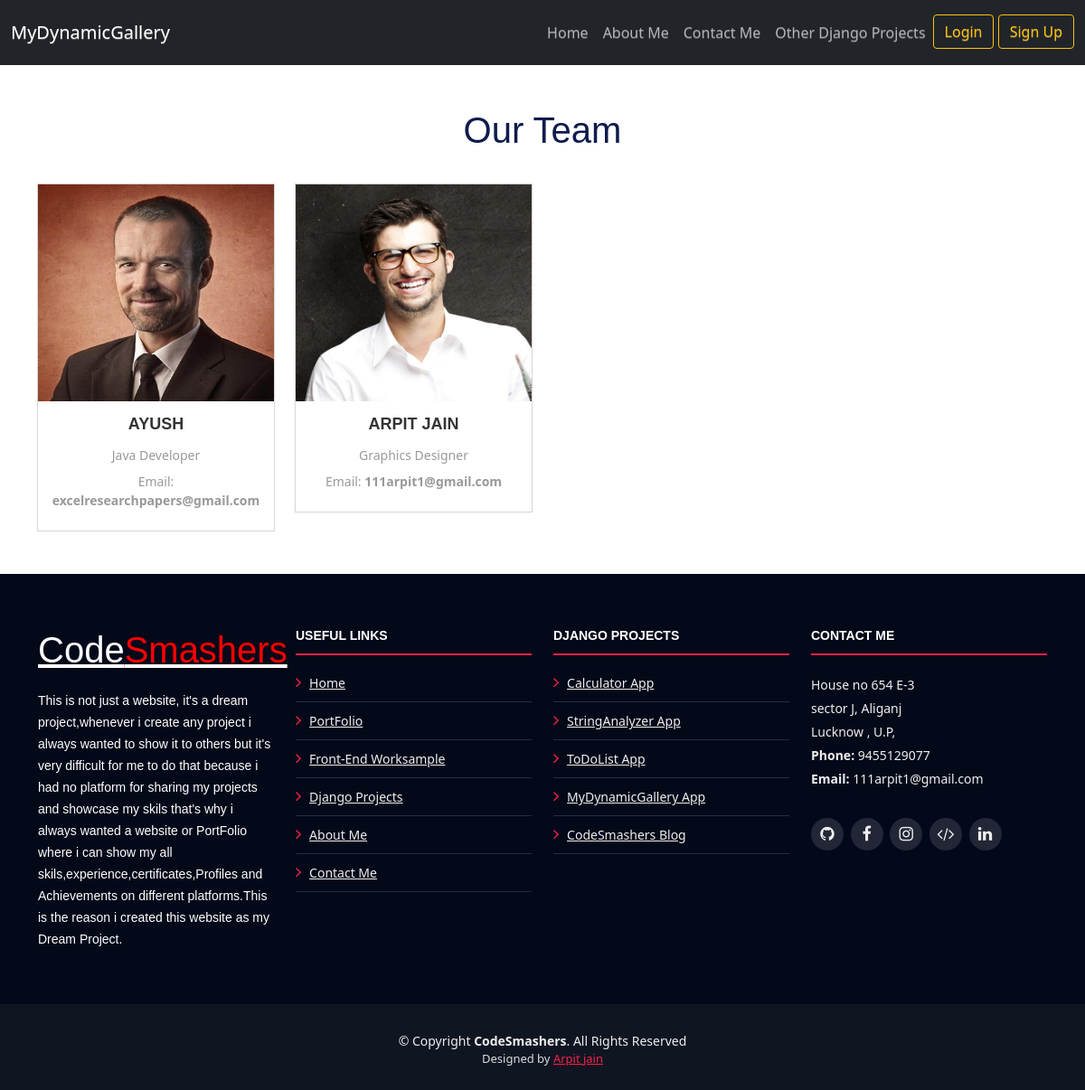
The app's page /ourteams/ with its own data.
### ourteams/models.py (models this page shows)
class OurGallery(models.Model):
    id = models.AutoField(primary_key=True)
    name = models.CharField(max_length=100)
    email = models.CharField(max_length=100,unique=True)
    img = models.ImageField(upload_to="static/ourteams/media")
    jobrole = models.CharField(max_length=100,blank=True)
    phone_number = models.IntegerField(blank=True)
    fb_url = models.CharField(max_length=100,blank=True,default="#")
    insta_url = models.CharField(max_length=100,blank=True,default="#")
    github_url = models.CharField(max_length=100,blank=True,default="#")
    linkedn_url = models.CharField(max_length=100,blank=True,default="#")
    def __str__(self):
        return self.name

### ourteams/views.py (the view)
# urls.py: path('',views.index,name = 'index'),
def index(request):
    allmembers = OurGallery.objects.all()
    params['allmembers']=allmembers
    print(params)
    if request.method == 'POST':
        print('post')
        try:
            name=request.POST.get('name')
            email=request.POST.get('email')
            phone_number=request.POST.get('number')
            jobrole=request.POST.get('jobrole')
            fb_url=request.POST.get('fb_url')
            insta_url = request.POST.get('insta_url')
            github_url = request.POST.get('github_url')
            linkedn_url = request.POST.get('linkedn_url')
            img = None
            try:
                img=request.FILES['img']
            except:
                pass
            print(name, email, img,phone_number,jobrole,fb_url,insta_url,github_url,linkedn_url)
            entry = OurGallery(name=name, email=email, img=img,jobrole=jobrole,phone_number=phone_number,fb_url=fb_url,insta_url=insta_url,github_url=github_url,linkedn_url=linkedn_url)
            entry.save()
        except Exception as e:
            messages.error(request,"Some Error Occured"+ str(e))
    else:
        print('get')
    return render(request,'ourteams/ourteams.html',params)

### templates/ourteams/ourteams.html (shortened to what this page needs)
{% extends 'ourteams/base.html' %}
{% load static %}
{% block body %}
 <div class="demo">
        <div class="container my-3">
            <div class="row text-center">
                <h1 class="heading-title"> Our Team </h1>
            </div>
            <div class="row">
            {% for members in allmembers %}
            <div class="col-md-3 col-sm-6 mt-3">
                    <div class="our-team">
                        <div class="pic">
                            <img src="/{{members.img}}" alt=""/>
                        </div>
                        <div class="team-content">
                            <h3 class="title">{{members.name}}</h3>
                            <small class="post">{{members.jobrole}}</small>
                            <small>Email: <b>{{members.email}}</b></small>
                        </div>
                    </div>
                </div>
            {% endfor %}
            </div>
        </div>
    </div>
{% endblock body %}

### static/ourteams/css/style.css (style rules this page uses)
.our-team { box-shadow: 0 0 1px 1px rgba(0, 0, 0, 0.15); text-align: center; overflow: hidden; position: relative; transition: all 0.3s ease-in-out 0s; }
.our-team .pic:before { content: ""; background: #716a9e; position: absolute; top: 10px; left: 10px; bottom: 10px; right: 10px; opacity: 0.78; transform: scale(0); transition: all 0.3s ease-in-out 0s; }
.our-team .pic img { width: 100%; height: 15rem; }
.our-team .team-content { padding: 15px 10px; background: #fff; position: relative; transition: all 0.3s ease-in-out 0s; }
.our-team .title { font-size: 18px; font-weight: 700; color: #333; text-transform: uppercase; margin: 0 0 12px 0; }
.our-team small { display: block; font-size: 14px; color: #999; margin-bottom: 8px; }
.our-team .post { display: block; font-size: 14px; color: #999; text-transform: capitalize; }

### static/css/navbarstyle.css (style rules this page uses)
h1, h2, h3, h4, h5, h6 { font-family: "Raleway", sans-serif; font-weight: 400; margin: 0 0 20px 0; padding: 0; color: #0e1b4d; }

### records on screen
OurGallery: img (picture), name "AYUSH", jobrole "Java Developer", email "excelresearchpapers@gmail.com"
OurGallery: img (picture), name "ARPIT JAIN", jobrole "Graphics Designer", email "111arpit1@gmail.com"
